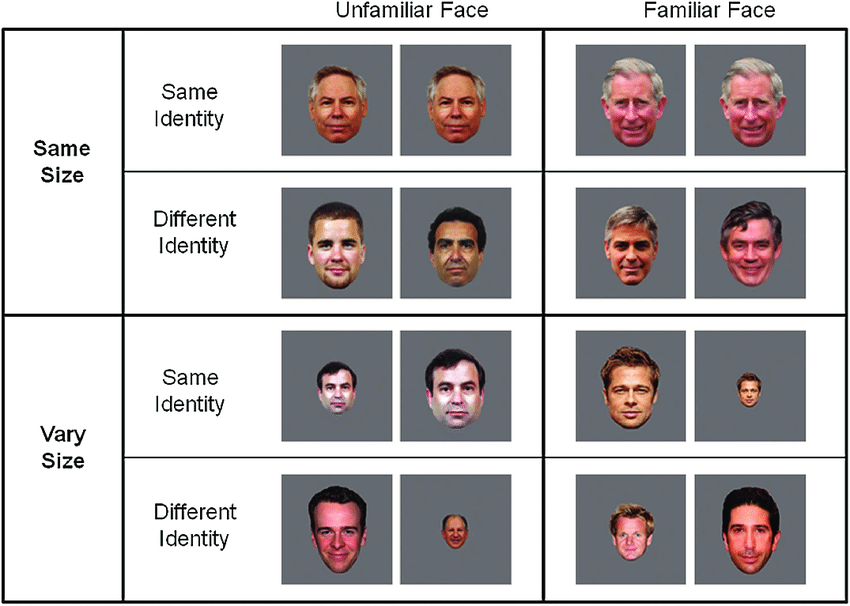
#> input picture test_data/different_sized_faces.png, 850 x 606 px, found by its file name
$ python trash.py
#> lines starting #> are read from the running program, lines starting #| are printed output that depends on the picture; after the words box and inside, x2 and y2 are one past the last pixel; in counts of white or black regions, pixels touching at a corner belong together
import matplotlib.pyplot as plt
import numpy as np
import cv2 as cv
import os

def main_bad():
    vid_dir = os.getcwd() + "/test_data/test2.mp4"

    vid = cv.VideoCapture(vid_dir)
    fps = vid.get(cv.CAP_PROP_FPS)
    print("FPS: ", fps)
    ret, frame = vid.read()

    cv.imshow("flip", frame)
    cv.waitKey(0)
    while(vid.isOpened()):

        ret, frame = vid.read()
        cv.imshow("frame", cv.flip(frame, 1))
        cv.waitKey(1)
    vid.release()
    cv.destroyAllWindows()

def main():
    img_dir = os.getcwd() + "/test_data/different_sized_faces.png"
    img = cv.imread(img_dir, 0)
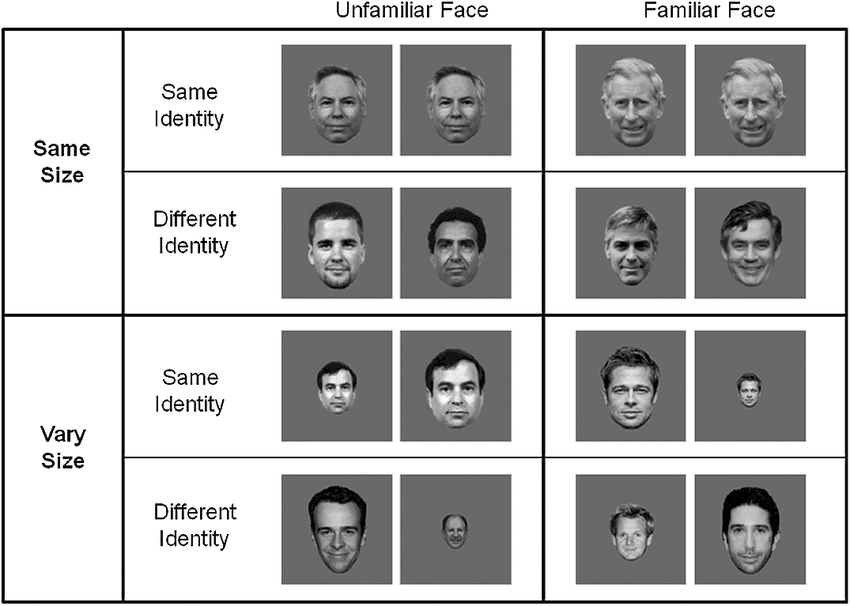
#> img: shape (606, 850); min 0, max 255, mean 186.8
    face_cascade = cv.CascadeClassifier('./haarcascade_frontalface_default.xml')
    front_faces = face_cascade.detectMultiScale(img, 1.1, 4)
#> front_faces = 16 rows, first 6: [736, 380, 27, 27], [442, 519, 27, 27], [316, 370, 44, 44], [610, 520, 40, 40], [427, 79, 58, 58], [308, 509, 59, 59]
    print("front faces: ", front_faces)
#> (printed output is left out)
    print("front faces shape: ", front_faces.shape)
#| front faces shape:  (16, 4)
    for (x,y,w,h) in front_faces:
        cv.rectangle(img, (x, y), (x+w, y+h), (255, 0, 0), 2)
        cv.imshow("img", img)
        cv.waitKey(0)
        cv.destroyAllWindows()
#> this loop made 16 passes
#> (x, y, w, h) on passes 1 to 12: (736, 380, 27, 27), (442, 519, 27, 27), (316, 370, 44, 44), (610, 520, 40, 40), (427, 79, 58, 58), (308, 509, 59, 59), (425, 222, 62, 62), (425, 364, 64, 64), (601, 367, 61, 61), (308, 79, 58, 58), (304, 219, 66, 66), (720, 221, 62, 62)
#> pass 2, in main, `cv.imshow("img", img)`:
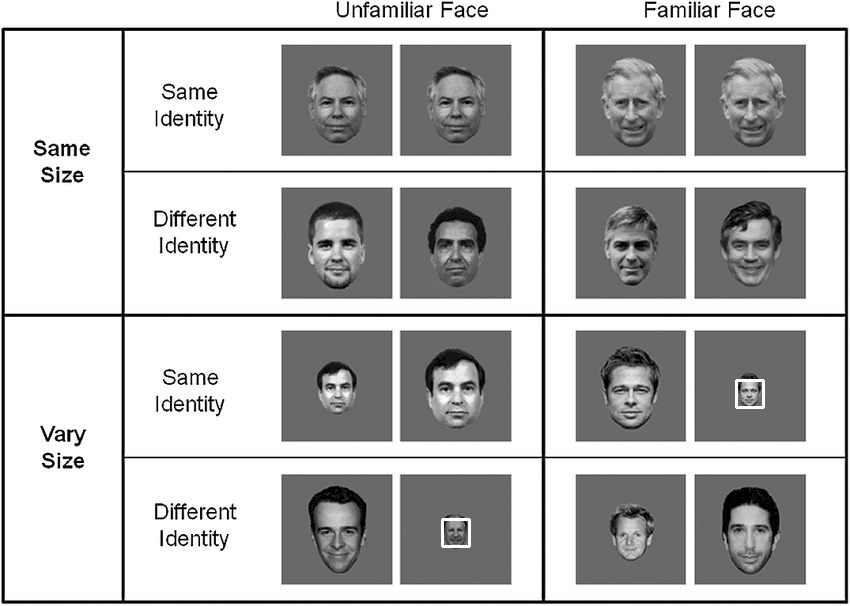
#> window 'img': shape (606, 850); min 0, max 255, mean 187
#> after the loop:
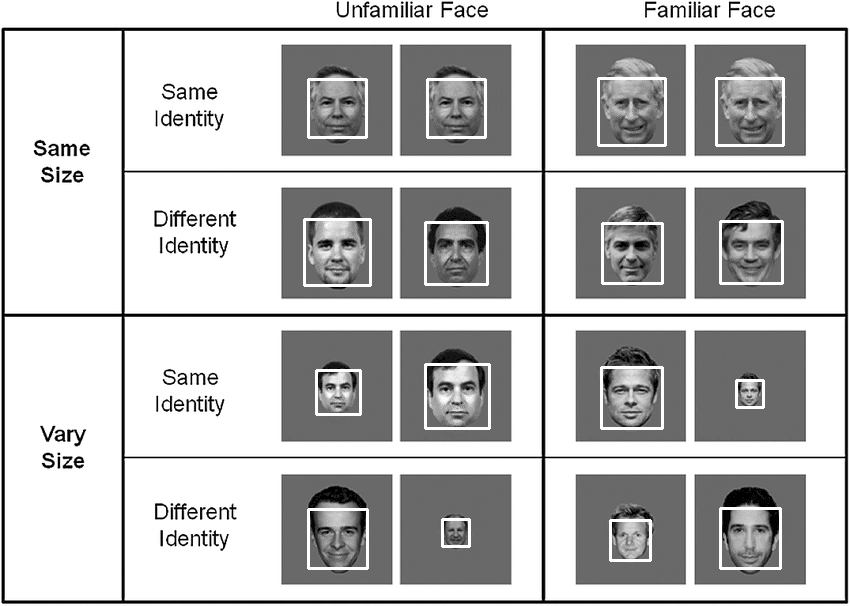
#> img: shape (606, 850); 2.04% of pixels changed, all inside (x1, y1, x2, y2) = (303, 77, 785, 570)

if __name__ == "__main__":
    main()
